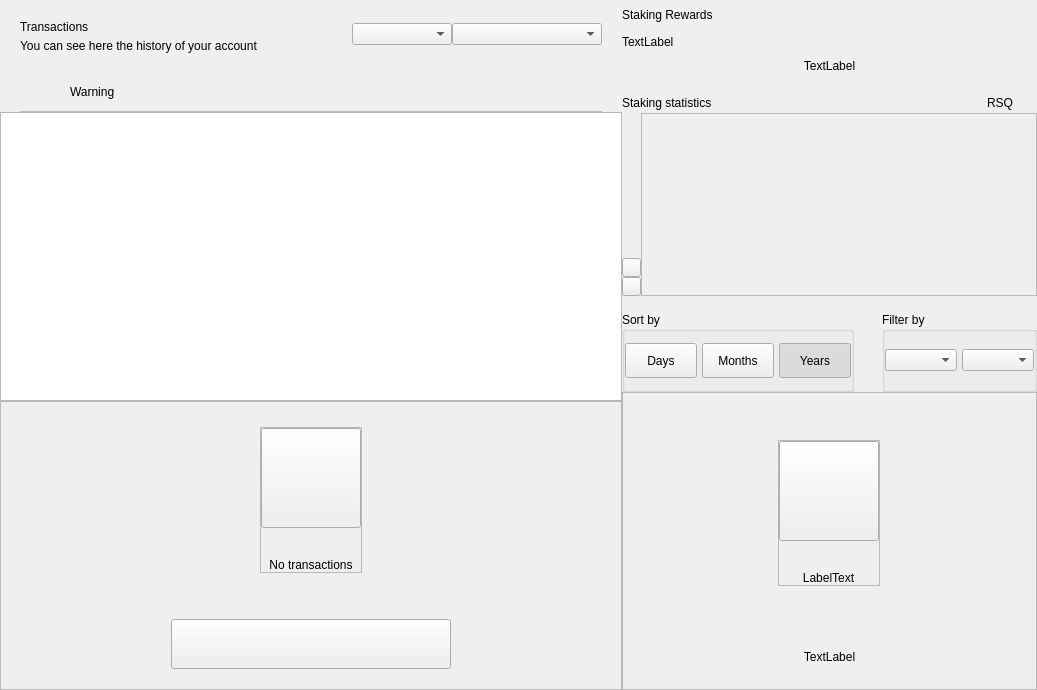
<?xml version="1.0" encoding="UTF-8"?>
<ui version="4.0">
 <class>DashboardWidget</class>
 <widget class="QWidget" name="DashboardWidget">
  <property name="geometry">
   <rect>
    <x>0</x>
    <y>0</y>
    <width>1037</width>
    <height>690</height>
   </rect>
  </property>
  <property name="windowTitle">
   <string>Form</string>
  </property>
  <layout class="QHBoxLayout" name="horizontalLayout_2" stretch="3,2">
   <property name="spacing">
    <number>0</number>
   </property>
   <property name="leftMargin">
    <number>0</number>
   </property>
   <property name="topMargin">
    <number>0</number>
   </property>
   <property name="rightMargin">
    <number>0</number>
   </property>
   <property name="bottomMargin">
    <number>0</number>
   </property>
   <item>
    <widget class="QWidget" name="left" native="true">
     <layout class="QVBoxLayout" name="left_2">
      <property name="spacing">
       <number>0</number>
      </property>
      <property name="leftMargin">
       <number>0</number>
      </property>
      <property name="topMargin">
       <number>0</number>
      </property>
      <property name="rightMargin">
       <number>0</number>
      </property>
      <property name="bottomMargin">
       <number>0</number>
      </property>
      <item>
       <layout class="QVBoxLayout" name="verticalLayout22">
        <property name="spacing">
         <number>0</number>
        </property>
        <property name="leftMargin">
         <number>20</number>
        </property>
        <property name="topMargin">
         <number>15</number>
        </property>
        <property name="rightMargin">
         <number>20</number>
        </property>
        <item>
         <widget class="QFrame" name="left_top_container">
          <layout class="QHBoxLayout" name="horizontalLayout">
           <property name="spacing">
            <number>0</number>
           </property>
           <property name="leftMargin">
            <number>0</number>
           </property>
           <property name="topMargin">
            <number>0</number>
           </property>
           <property name="rightMargin">
            <number>0</number>
           </property>
           <property name="bottomMargin">
            <number>0</number>
           </property>
           <item>
            <layout class="QVBoxLayout" name="verticalLayout_5">
             <property name="spacing">
              <number>5</number>
             </property>
             <property name="topMargin">
              <number>5</number>
             </property>
             <item>
              <widget class="QLabel" name="labelTitle">
               <property name="text">
                <string>Transactions</string>
               </property>
              </widget>
             </item>
             <item>
              <widget class="QLabel" name="labelSubtitle">
               <property name="text">
                <string>You can see here the history of your account</string>
               </property>
               <property name="alignment">
                <set>Qt::AlignLeading|Qt::AlignLeft|Qt::AlignVCenter</set>
               </property>
              </widget>
             </item>
            </layout>
           </item>
           <item>
            <spacer name="horizontalSpacer">
             <property name="orientation">
              <enum>Qt::Horizontal</enum>
             </property>
             <property name="sizeHint" stdset="0">
              <size>
               <width>40</width>
               <height>20</height>
              </size>
             </property>
            </spacer>
           </item>
           <item>
            <widget class="QComboBox" name="comboBoxSortType">
             <property name="minimumSize">
              <size>
               <width>100</width>
               <height>0</height>
              </size>
             </property>
            </widget>
           </item>
           <item>
            <widget class="QComboBox" name="comboBoxSort">
             <property name="minimumSize">
              <size>
               <width>150</width>
               <height>0</height>
              </size>
             </property>
            </widget>
           </item>
          </layout>
         </widget>
        </item>
       </layout>
      </item>
      <item>
       <spacer name="verticalSpacer">
        <property name="orientation">
         <enum>Qt::Vertical</enum>
        </property>
        <property name="sizeType">
         <enum>QSizePolicy::Fixed</enum>
        </property>
        <property name="sizeHint" stdset="0">
         <size>
          <width>20</width>
          <height>20</height>
         </size>
        </property>
       </spacer>
      </item>
      <item>
       <widget class="QWidget" name="layoutWarning" native="true">
        <layout class="QVBoxLayout" name="verticalLayout_3">
         <property name="spacing">
          <number>0</number>
         </property>
         <property name="leftMargin">
          <number>0</number>
         </property>
         <property name="topMargin">
          <number>0</number>
         </property>
         <property name="rightMargin">
          <number>0</number>
         </property>
         <property name="bottomMargin">
          <number>0</number>
         </property>
         <item>
          <widget class="QWidget" name="containerWarning" native="true">
           <layout class="QVBoxLayout" name="verticalLayout_21">
            <property name="spacing">
             <number>9</number>
            </property>
            <property name="leftMargin">
             <number>20</number>
            </property>
            <property name="topMargin">
             <number>9</number>
            </property>
            <property name="rightMargin">
             <number>20</number>
            </property>
            <property name="bottomMargin">
             <number>0</number>
            </property>
            <item>
             <widget class="QFrame" name="frameWarning">
              <property name="styleSheet">
               <string notr="true">border:none;</string>
              </property>
              <property name="frameShape">
               <enum>QFrame::StyledPanel</enum>
              </property>
              <property name="frameShadow">
               <enum>QFrame::Raised</enum>
              </property>
              <layout class="QHBoxLayout" name="horizontalLayout11" stretch="0,0,2">
               <property name="leftMargin">
                <number>0</number>
               </property>
               <property name="topMargin">
                <number>0</number>
               </property>
               <property name="rightMargin">
                <number>0</number>
               </property>
               <property name="bottomMargin">
                <number>0</number>
               </property>
               <item alignment="Qt::AlignVCenter">
                <widget class="QPushButton" name="imgWarning">
                 <property name="styleSheet">
                  <string notr="true">border:none;</string>
                 </property>
                 <property name="text">
                  <string/>
                 </property>
                 <property name="iconSize">
                  <size>
                   <width>24</width>
                   <height>24</height>
                  </size>
                 </property>
                </widget>
               </item>
               <item>
                <spacer name="horizontalSpacer_3">
                 <property name="orientation">
                  <enum>Qt::Horizontal</enum>
                 </property>
                 <property name="sizeType">
                  <enum>QSizePolicy::Fixed</enum>
                 </property>
                 <property name="sizeHint" stdset="0">
                  <size>
                   <width>12</width>
                   <height>20</height>
                  </size>
                 </property>
                </spacer>
               </item>
               <item alignment="Qt::AlignVCenter">
                <widget class="QLabel" name="lblWarning">
                 <property name="styleSheet">
                  <string notr="true"/>
                 </property>
                 <property name="text">
                  <string>Warning</string>
                 </property>
                 <property name="alignment">
                  <set>Qt::AlignBottom|Qt::AlignLeading|Qt::AlignLeft</set>
                 </property>
                </widget>
               </item>
              </layout>
             </widget>
            </item>
            <item>
             <widget class="QLabel" name="lblDivisory">
              <property name="minimumSize">
               <size>
                <width>0</width>
                <height>1</height>
               </size>
              </property>
              <property name="maximumSize">
               <size>
                <width>16777215</width>
                <height>1</height>
               </size>
              </property>
              <property name="styleSheet">
               <string notr="true">background-color:#bababa;</string>
              </property>
              <property name="text">
               <string/>
              </property>
              <property name="alignment">
               <set>Qt::AlignBottom|Qt::AlignLeading|Qt::AlignLeft</set>
              </property>
             </widget>
            </item>
           </layout>
          </widget>
         </item>
        </layout>
       </widget>
      </item>
      <item>
       <widget class="QListView" name="listTransactions">
        <property name="mouseTracking">
         <bool>true</bool>
        </property>
        <property name="selectionBehavior">
         <enum>QAbstractItemView::SelectItems</enum>
        </property>
        <property name="verticalScrollMode">
         <enum>QAbstractItemView::ScrollPerItem</enum>
        </property>
       </widget>
      </item>
      <item>
       <widget class="QFrame" name="emptyContainer">
        <property name="minimumSize">
         <size>
          <width>0</width>
          <height>100</height>
         </size>
        </property>
        <property name="frameShape">
         <enum>QFrame::StyledPanel</enum>
        </property>
        <property name="frameShadow">
         <enum>QFrame::Raised</enum>
        </property>
        <layout class="QVBoxLayout" name="verticalLayout_7" stretch="1,8,0,0">
         <property name="spacing">
          <number>0</number>
         </property>
         <property name="leftMargin">
          <number>0</number>
         </property>
         <property name="topMargin">
          <number>0</number>
         </property>
         <property name="rightMargin">
          <number>0</number>
         </property>
         <property name="bottomMargin">
          <number>20</number>
         </property>
         <item>
          <spacer name="verticalSpacer12">
           <property name="orientation">
            <enum>Qt::Vertical</enum>
           </property>
           <property name="sizeHint" stdset="0">
            <size>
             <width>20</width>
             <height>20</height>
            </size>
           </property>
          </spacer>
         </item>
         <item alignment="Qt::AlignHCenter|Qt::AlignVCenter">
          <widget class="QFrame" name="emptyScreen">
           <property name="sizePolicy">
            <sizepolicy hsizetype="Expanding" vsizetype="Expanding">
             <horstretch>0</horstretch>
             <verstretch>0</verstretch>
            </sizepolicy>
           </property>
           <property name="frameShape">
            <enum>QFrame::StyledPanel</enum>
           </property>
           <property name="frameShadow">
            <enum>QFrame::Raised</enum>
           </property>
           <layout class="QVBoxLayout" name="verticalLayout12">
            <property name="spacing">
             <number>30</number>
            </property>
            <property name="leftMargin">
             <number>0</number>
            </property>
            <property name="topMargin">
             <number>0</number>
            </property>
            <property name="rightMargin">
             <number>0</number>
            </property>
            <property name="bottomMargin">
             <number>0</number>
            </property>
            <item alignment="Qt::AlignHCenter|Qt::AlignVCenter">
             <widget class="QPushButton" name="pushImgEmpty">
              <property name="minimumSize">
               <size>
                <width>100</width>
                <height>100</height>
               </size>
              </property>
              <property name="maximumSize">
               <size>
                <width>100</width>
                <height>100</height>
               </size>
              </property>
              <property name="focusPolicy">
               <enum>Qt::NoFocus</enum>
              </property>
              <property name="text">
               <string/>
              </property>
              <property name="iconSize">
               <size>
                <width>100</width>
                <height>100</height>
               </size>
              </property>
             </widget>
            </item>
            <item alignment="Qt::AlignHCenter|Qt::AlignVCenter">
             <widget class="QLabel" name="labelEmpty">
              <property name="styleSheet">
               <string notr="true"/>
              </property>
              <property name="text">
               <string>No transactions</string>
              </property>
              <property name="alignment">
               <set>Qt::AlignCenter</set>
              </property>
             </widget>
            </item>
           </layout>
          </widget>
         </item>
         <item>
          <spacer name="verticalSpacer_21">
           <property name="orientation">
            <enum>Qt::Vertical</enum>
           </property>
           <property name="sizeHint" stdset="0">
            <size>
             <width>20</width>
             <height>40</height>
            </size>
           </property>
          </spacer>
         </item>
         <item alignment="Qt::AlignHCenter">
          <widget class="QPushButton" name="btnHowTo">
           <property name="minimumSize">
            <size>
             <width>280</width>
             <height>50</height>
            </size>
           </property>
           <property name="focusPolicy">
            <enum>Qt::NoFocus</enum>
           </property>
           <property name="text">
            <string/>
           </property>
          </widget>
         </item>
        </layout>
       </widget>
      </item>
     </layout>
    </widget>
   </item>
   <item>
    <widget class="QWidget" name="right" native="true">
     <property name="minimumSize">
      <size>
       <width>200</width>
       <height>0</height>
      </size>
     </property>
     <layout class="QVBoxLayout" name="verticalLayout_31">
      <property name="spacing">
       <number>0</number>
      </property>
      <property name="leftMargin">
       <number>0</number>
      </property>
      <property name="topMargin">
       <number>0</number>
      </property>
      <property name="rightMargin">
       <number>0</number>
      </property>
      <property name="bottomMargin">
       <number>0</number>
      </property>
      <item>
       <layout class="QVBoxLayout" name="verticalLayout_2" stretch="0,0,0,0,0,0,0">
        <property name="spacing">
         <number>0</number>
        </property>
        <item>
         <layout class="QHBoxLayout" name="horizontalLayout_3">
          <property name="spacing">
           <number>0</number>
          </property>
          <item>
           <layout class="QVBoxLayout" name="verticalLayout_6">
            <property name="spacing">
             <number>5</number>
            </property>
            <item>
             <widget class="QLabel" name="labelTitle2">
              <property name="minimumSize">
               <size>
                <width>0</width>
                <height>30</height>
               </size>
              </property>
              <property name="text">
               <string>Staking Rewards</string>
              </property>
             </widget>
            </item>
            <item>
             <widget class="QLabel" name="labelMessage">
              <property name="text">
               <string>TextLabel</string>
              </property>
             </widget>
            </item>
           </layout>
          </item>
          <item>
           <spacer name="horizontalSpacer_2">
            <property name="orientation">
             <enum>Qt::Horizontal</enum>
            </property>
            <property name="sizeType">
             <enum>QSizePolicy::MinimumExpanding</enum>
            </property>
            <property name="sizeHint" stdset="0">
             <size>
              <width>20</width>
              <height>20</height>
             </size>
            </property>
           </spacer>
          </item>
         </layout>
        </item>
        <item>
         <spacer name="verticalSpacer_4">
          <property name="orientation">
           <enum>Qt::Vertical</enum>
          </property>
          <property name="sizeType">
           <enum>QSizePolicy::Fixed</enum>
          </property>
          <property name="sizeHint" stdset="0">
           <size>
            <width>20</width>
            <height>10</height>
           </size>
          </property>
         </spacer>
        </item>
        <item>
         <layout class="QHBoxLayout" name="horizontalLayout_5" stretch="0">
          <property name="spacing">
           <number>0</number>
          </property>
          <item>
           <widget class="QLabel" name="labelAmountPiv">
            <property name="text">
             <string>TextLabel</string>
            </property>
            <property name="alignment">
             <set>Qt::AlignCenter</set>
            </property>
           </widget>
          </item>
         </layout>
        </item>
        <item>
         <spacer name="verticalSpacer_6">
          <property name="orientation">
           <enum>Qt::Vertical</enum>
          </property>
          <property name="sizeType">
           <enum>QSizePolicy::Fixed</enum>
          </property>
          <property name="sizeHint" stdset="0">
           <size>
            <width>20</width>
            <height>20</height>
           </size>
          </property>
         </spacer>
        </item>
        <item>
         <widget class="QWidget" name="layoutChart" native="true">
          <layout class="QVBoxLayout" name="verticalLayout_8" stretch="3,0">
           <property name="spacing">
            <number>16</number>
           </property>
           <property name="leftMargin">
            <number>0</number>
           </property>
           <property name="topMargin">
            <number>0</number>
           </property>
           <property name="rightMargin">
            <number>0</number>
           </property>
           <property name="bottomMargin">
            <number>0</number>
           </property>
           <item>
            <widget class="QWidget" name="verticalWidgetChart" native="true">
             <property name="minimumSize">
              <size>
               <width>0</width>
               <height>190</height>
              </size>
             </property>
             <property name="maximumSize">
              <size>
               <width>16777215</width>
               <height>16777215</height>
              </size>
             </property>
             <layout class="QVBoxLayout" name="verticalLayout_4" stretch="1,5">
              <property name="spacing">
               <number>0</number>
              </property>
              <property name="leftMargin">
               <number>0</number>
              </property>
              <property name="topMargin">
               <number>0</number>
              </property>
              <property name="rightMargin">
               <number>0</number>
              </property>
              <property name="bottomMargin">
               <number>0</number>
              </property>
              <item>
               <layout class="QHBoxLayout" name="horizontalLayout_4">
                <item>
                 <widget class="QLabel" name="labelChart">
                  <property name="text">
                   <string>Staking statistics</string>
                  </property>
                 </widget>
                </item>
                <item>
                 <spacer name="horizontalSpacer_4">
                  <property name="orientation">
                   <enum>Qt::Horizontal</enum>
                  </property>
                  <property name="sizeHint" stdset="0">
                   <size>
                    <width>40</width>
                    <height>20</height>
                   </size>
                  </property>
                 </spacer>
                </item>
                <item>
                 <widget class="QLabel" name="labelSquarePiv">
                  <property name="minimumSize">
                   <size>
                    <width>14</width>
                    <height>14</height>
                   </size>
                  </property>
                  <property name="maximumSize">
                   <size>
                    <width>14</width>
                    <height>14</height>
                   </size>
                  </property>
                  <property name="text">
                   <string/>
                  </property>
                 </widget>
                </item>
                <item>
                 <widget class="QLabel" name="labelPiv">
                  <property name="text">
                   <string>RSQ</string>
                  </property>
                 </widget>
                </item>
                <item>
                 <spacer name="horizontalSpacer_5">
                  <property name="orientation">
                   <enum>Qt::Horizontal</enum>
                  </property>
                  <property name="sizeType">
                   <enum>QSizePolicy::Fixed</enum>
                  </property>
                  <property name="sizeHint" stdset="0">
                   <size>
                    <width>10</width>
                    <height>20</height>
                   </size>
                  </property>
                 </spacer>
                </item>
                <item>
                 <widget class="QLabel" name="labelSquarezPiv">
                  <property name="minimumSize">
                   <size>
                    <width>14</width>
                    <height>14</height>
                   </size>
                  </property>
                  <property name="maximumSize">
                   <size>
                    <width>14</width>
                    <height>14</height>
                   </size>
                  </property>
                  <property name="text">
                   <string/>
                  </property>
                 </widget>
                </item>
               </layout>
              </item>
              <item>
               <widget class="QWidget" name="chartContainer2" native="true">
                <property name="minimumSize">
                 <size>
                  <width>0</width>
                  <height>150</height>
                 </size>
                </property>
                <property name="styleSheet">
                 <string notr="true">#chartContainer{padding:0px; margin:0px;}</string>
                </property>
                <layout class="QHBoxLayout" name="horizontalLayout_11">
                 <property name="spacing">
                  <number>0</number>
                 </property>
                 <property name="leftMargin">
                  <number>0</number>
                 </property>
                 <property name="topMargin">
                  <number>0</number>
                 </property>
                 <property name="rightMargin">
                  <number>0</number>
                 </property>
                 <property name="bottomMargin">
                  <number>0</number>
                 </property>
                 <item>
                  <widget class="QWidget" name="containerChartArrow" native="true">
                   <property name="sizePolicy">
                    <sizepolicy hsizetype="Fixed" vsizetype="Preferred">
                     <horstretch>0</horstretch>
                     <verstretch>0</verstretch>
                    </sizepolicy>
                   </property>
                   <property name="minimumSize">
                    <size>
                     <width>19</width>
                     <height>0</height>
                    </size>
                   </property>
                   <property name="maximumSize">
                    <size>
                     <width>19</width>
                     <height>16777215</height>
                    </size>
                   </property>
                   <property name="styleSheet">
                    <string notr="true">#widget{
	padding:0px;
	margin:0px;
}</string>
                   </property>
                   <layout class="QVBoxLayout" name="verticalLayout_10">
                    <property name="spacing">
                     <number>0</number>
                    </property>
                    <property name="leftMargin">
                     <number>0</number>
                    </property>
                    <property name="rightMargin">
                     <number>0</number>
                    </property>
                    <property name="bottomMargin">
                     <number>0</number>
                    </property>
                    <item>
                     <spacer name="verticalSpacer_3">
                      <property name="orientation">
                       <enum>Qt::Vertical</enum>
                      </property>
                      <property name="sizeHint" stdset="0">
                       <size>
                        <width>20</width>
                        <height>127</height>
                       </size>
                      </property>
                     </spacer>
                    </item>
                    <item alignment="Qt::AlignVCenter">
                     <widget class="QWidget" name="containerArrows" native="true">
                      <layout class="QVBoxLayout" name="horizontalLayout_6" stretch="0,0">
                       <property name="spacing">
                        <number>0</number>
                       </property>
                       <property name="leftMargin">
                        <number>0</number>
                       </property>
                       <property name="topMargin">
                        <number>0</number>
                       </property>
                       <property name="rightMargin">
                        <number>0</number>
                       </property>
                       <property name="bottomMargin">
                        <number>0</number>
                       </property>
                       <item>
                        <widget class="QPushButton" name="pushButtonChartArrow">
                         <property name="minimumSize">
                          <size>
                           <width>19</width>
                           <height>19</height>
                          </size>
                         </property>
                         <property name="maximumSize">
                          <size>
                           <width>19</width>
                           <height>19</height>
                          </size>
                         </property>
                         <property name="focusPolicy">
                          <enum>Qt::NoFocus</enum>
                         </property>
                         <property name="styleSheet">
                          <string notr="true"/>
                         </property>
                         <property name="text">
                          <string/>
                         </property>
                        </widget>
                       </item>
                       <item>
                        <widget class="QPushButton" name="pushButtonChartRight">
                         <property name="minimumSize">
                          <size>
                           <width>19</width>
                           <height>19</height>
                          </size>
                         </property>
                         <property name="maximumSize">
                          <size>
                           <width>19</width>
                           <height>19</height>
                          </size>
                         </property>
                         <property name="focusPolicy">
                          <enum>Qt::NoFocus</enum>
                         </property>
                         <property name="styleSheet">
                          <string notr="true"/>
                         </property>
                         <property name="text">
                          <string/>
                         </property>
                        </widget>
                       </item>
                      </layout>
                     </widget>
                    </item>
                   </layout>
                  </widget>
                 </item>
                 <item>
                  <widget class="QFrame" name="chartContainer">
                   <property name="sizePolicy">
                    <sizepolicy hsizetype="Expanding" vsizetype="Preferred">
                     <horstretch>0</horstretch>
                     <verstretch>0</verstretch>
                    </sizepolicy>
                   </property>
                   <property name="styleSheet">
                    <string notr="true">padding:0px;
margin:0px;</string>
                   </property>
                   <property name="frameShape">
                    <enum>QFrame::StyledPanel</enum>
                   </property>
                   <property name="frameShadow">
                    <enum>QFrame::Raised</enum>
                   </property>
                  </widget>
                 </item>
                </layout>
               </widget>
              </item>
             </layout>
            </widget>
           </item>
           <item alignment="Qt::AlignVCenter">
            <widget class="QWidget" name="containerSort" native="true">
             <layout class="QHBoxLayout" name="horizontalLayout_6" stretch="3,2">
              <property name="spacing">
               <number>28</number>
              </property>
              <property name="leftMargin">
               <number>0</number>
              </property>
              <property name="topMargin">
               <number>0</number>
              </property>
              <property name="rightMargin">
               <number>0</number>
              </property>
              <property name="bottomMargin">
               <number>0</number>
              </property>
              <item>
               <widget class="QGroupBox" name="groupBoxChart">
                <property name="minimumSize">
                 <size>
                  <width>0</width>
                  <height>80</height>
                 </size>
                </property>
                <property name="maximumSize">
                 <size>
                  <width>16777215</width>
                  <height>80</height>
                 </size>
                </property>
                <property name="title">
                 <string>Sort by</string>
                </property>
                <layout class="QHBoxLayout" name="horizontalLayout_7">
                 <property name="spacing">
                  <number>5</number>
                 </property>
                 <property name="leftMargin">
                  <number>0</number>
                 </property>
                 <property name="rightMargin">
                  <number>0</number>
                 </property>
                 <item>
                  <widget class="QPushButton" name="pushButtonMonth">
                   <property name="minimumSize">
                    <size>
                     <width>50</width>
                     <height>35</height>
                    </size>
                   </property>
                   <property name="maximumSize">
                    <size>
                     <width>16777215</width>
                     <height>16777215</height>
                    </size>
                   </property>
                   <property name="focusPolicy">
                    <enum>Qt::NoFocus</enum>
                   </property>
                   <property name="text">
                    <string>Days</string>
                   </property>
                   <property name="checkable">
                    <bool>true</bool>
                   </property>
                   <property name="autoExclusive">
                    <bool>true</bool>
                   </property>
                  </widget>
                 </item>
                 <item>
                  <widget class="QPushButton" name="pushButtonYear">
                   <property name="minimumSize">
                    <size>
                     <width>50</width>
                     <height>35</height>
                    </size>
                   </property>
                   <property name="maximumSize">
                    <size>
                     <width>16777215</width>
                     <height>16777215</height>
                    </size>
                   </property>
                   <property name="focusPolicy">
                    <enum>Qt::NoFocus</enum>
                   </property>
                   <property name="text">
                    <string>Months</string>
                   </property>
                   <property name="checkable">
                    <bool>true</bool>
                   </property>
                   <property name="autoExclusive">
                    <bool>true</bool>
                   </property>
                  </widget>
                 </item>
                 <item>
                  <widget class="QPushButton" name="pushButtonAll">
                   <property name="sizePolicy">
                    <sizepolicy hsizetype="Preferred" vsizetype="Fixed">
                     <horstretch>0</horstretch>
                     <verstretch>0</verstretch>
                    </sizepolicy>
                   </property>
                   <property name="minimumSize">
                    <size>
                     <width>50</width>
                     <height>35</height>
                    </size>
                   </property>
                   <property name="maximumSize">
                    <size>
                     <width>16777215</width>
                     <height>16777215</height>
                    </size>
                   </property>
                   <property name="focusPolicy">
                    <enum>Qt::NoFocus</enum>
                   </property>
                   <property name="text">
                    <string>Years</string>
                   </property>
                   <property name="checkable">
                    <bool>true</bool>
                   </property>
                   <property name="checked">
                    <bool>true</bool>
                   </property>
                   <property name="autoExclusive">
                    <bool>true</bool>
                   </property>
                  </widget>
                 </item>
                </layout>
               </widget>
              </item>
              <item>
               <widget class="QGroupBox" name="container_chart_dropboxes">
                <property name="minimumSize">
                 <size>
                  <width>55</width>
                  <height>80</height>
                 </size>
                </property>
                <property name="maximumSize">
                 <size>
                  <width>16777215</width>
                  <height>80</height>
                 </size>
                </property>
                <property name="title">
                 <string>Filter by</string>
                </property>
                <layout class="QHBoxLayout" name="horizontalLayout_8" stretch="1,1">
                 <property name="spacing">
                  <number>5</number>
                 </property>
                 <property name="leftMargin">
                  <number>0</number>
                 </property>
                 <property name="topMargin">
                  <number>0</number>
                 </property>
                 <property name="rightMargin">
                  <number>0</number>
                 </property>
                 <property name="bottomMargin">
                  <number>0</number>
                 </property>
                 <item>
                  <widget class="QWidget" name="containerBoxMonths" native="true">
                   <property name="minimumSize">
                    <size>
                     <width>55</width>
                     <height>0</height>
                    </size>
                   </property>
                   <layout class="QHBoxLayout" name="horizontalLayout_9">
                    <property name="spacing">
                     <number>0</number>
                    </property>
                    <property name="leftMargin">
                     <number>0</number>
                    </property>
                    <property name="topMargin">
                     <number>0</number>
                    </property>
                    <property name="rightMargin">
                     <number>0</number>
                    </property>
                    <property name="bottomMargin">
                     <number>0</number>
                    </property>
                    <item>
                     <widget class="QComboBox" name="comboBoxMonths">
                      <property name="minimumSize">
                       <size>
                        <width>55</width>
                        <height>0</height>
                       </size>
                      </property>
                     </widget>
                    </item>
                   </layout>
                  </widget>
                 </item>
                 <item>
                  <widget class="QWidget" name="containerBoxYears" native="true">
                   <property name="sizePolicy">
                    <sizepolicy hsizetype="Preferred" vsizetype="Preferred">
                     <horstretch>0</horstretch>
                     <verstretch>0</verstretch>
                    </sizepolicy>
                   </property>
                   <property name="minimumSize">
                    <size>
                     <width>50</width>
                     <height>0</height>
                    </size>
                   </property>
                   <layout class="QHBoxLayout" name="horizontalLayout_10">
                    <property name="spacing">
                     <number>0</number>
                    </property>
                    <property name="leftMargin">
                     <number>0</number>
                    </property>
                    <property name="topMargin">
                     <number>0</number>
                    </property>
                    <property name="rightMargin">
                     <number>0</number>
                    </property>
                    <property name="bottomMargin">
                     <number>0</number>
                    </property>
                    <item>
                     <widget class="QComboBox" name="comboBoxYears">
                      <property name="minimumSize">
                       <size>
                        <width>40</width>
                        <height>0</height>
                       </size>
                      </property>
                     </widget>
                    </item>
                   </layout>
                  </widget>
                 </item>
                </layout>
               </widget>
              </item>
             </layout>
            </widget>
           </item>
          </layout>
         </widget>
        </item>
        <item>
         <widget class="QFrame" name="emptyContainerChart">
          <property name="minimumSize">
           <size>
            <width>0</width>
            <height>100</height>
           </size>
          </property>
          <property name="frameShape">
           <enum>QFrame::StyledPanel</enum>
          </property>
          <property name="frameShadow">
           <enum>QFrame::Raised</enum>
          </property>
          <layout class="QVBoxLayout" name="verticalLayout_71" stretch="1,8,0,0">
           <property name="spacing">
            <number>0</number>
           </property>
           <property name="leftMargin">
            <number>0</number>
           </property>
           <property name="topMargin">
            <number>0</number>
           </property>
           <property name="rightMargin">
            <number>0</number>
           </property>
           <property name="bottomMargin">
            <number>25</number>
           </property>
           <item>
            <spacer name="verticalSpacer11">
             <property name="orientation">
              <enum>Qt::Vertical</enum>
             </property>
             <property name="sizeHint" stdset="0">
              <size>
               <width>20</width>
               <height>20</height>
              </size>
             </property>
            </spacer>
           </item>
           <item alignment="Qt::AlignHCenter|Qt::AlignVCenter">
            <widget class="QFrame" name="emptyScreen1">
             <property name="sizePolicy">
              <sizepolicy hsizetype="Expanding" vsizetype="Expanding">
               <horstretch>0</horstretch>
               <verstretch>0</verstretch>
              </sizepolicy>
             </property>
             <property name="frameShape">
              <enum>QFrame::StyledPanel</enum>
             </property>
             <property name="frameShadow">
              <enum>QFrame::Raised</enum>
             </property>
             <layout class="QVBoxLayout" name="verticalLayout">
              <property name="spacing">
               <number>30</number>
              </property>
              <property name="leftMargin">
               <number>0</number>
              </property>
              <property name="topMargin">
               <number>0</number>
              </property>
              <property name="rightMargin">
               <number>0</number>
              </property>
              <property name="bottomMargin">
               <number>0</number>
              </property>
              <item alignment="Qt::AlignHCenter|Qt::AlignVCenter">
               <widget class="QPushButton" name="pushImgEmptyChart">
                <property name="minimumSize">
                 <size>
                  <width>100</width>
                  <height>100</height>
                 </size>
                </property>
                <property name="maximumSize">
                 <size>
                  <width>100</width>
                  <height>100</height>
                 </size>
                </property>
                <property name="focusPolicy">
                 <enum>Qt::NoFocus</enum>
                </property>
                <property name="text">
                 <string/>
                </property>
                <property name="iconSize">
                 <size>
                  <width>100</width>
                  <height>100</height>
                 </size>
                </property>
               </widget>
              </item>
              <item alignment="Qt::AlignHCenter|Qt::AlignVCenter">
               <widget class="QLabel" name="labelEmptyChart">
                <property name="styleSheet">
                 <string notr="true"/>
                </property>
                <property name="text">
                 <string>LabelText</string>
                </property>
                <property name="alignment">
                 <set>Qt::AlignCenter</set>
                </property>
               </widget>
              </item>
             </layout>
            </widget>
           </item>
           <item>
            <spacer name="verticalSpacer_2">
             <property name="orientation">
              <enum>Qt::Vertical</enum>
             </property>
             <property name="sizeHint" stdset="0">
              <size>
               <width>20</width>
               <height>40</height>
              </size>
             </property>
            </spacer>
           </item>
           <item>
            <widget class="QLabel" name="labelMessageEmpty">
             <property name="styleSheet">
              <string notr="true">#labelMessageEmpty {
	padding-left:30px;
	padding-right:30px;
}</string>
             </property>
             <property name="text">
              <string>TextLabel</string>
             </property>
             <property name="alignment">
              <set>Qt::AlignCenter</set>
             </property>
             <property name="wordWrap">
              <bool>true</bool>
             </property>
            </widget>
           </item>
          </layout>
         </widget>
        </item>
        <item>
         <widget class="QWidget" name="layoutShadow" native="true">
          <layout class="QVBoxLayout" name="verticalLayout_9">
           <property name="spacing">
            <number>0</number>
           </property>
           <property name="leftMargin">
            <number>0</number>
           </property>
           <property name="topMargin">
            <number>0</number>
           </property>
           <property name="rightMargin">
            <number>0</number>
           </property>
           <property name="bottomMargin">
            <number>0</number>
           </property>
          </layout>
         </widget>
        </item>
       </layout>
      </item>
     </layout>
    </widget>
   </item>
  </layout>
 </widget>
 <resources/>
 <connections/>
</ui>
